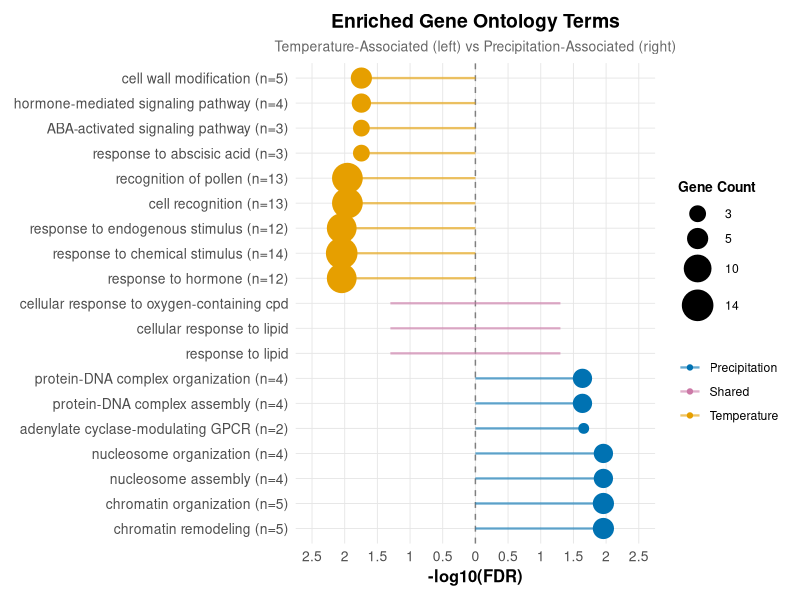
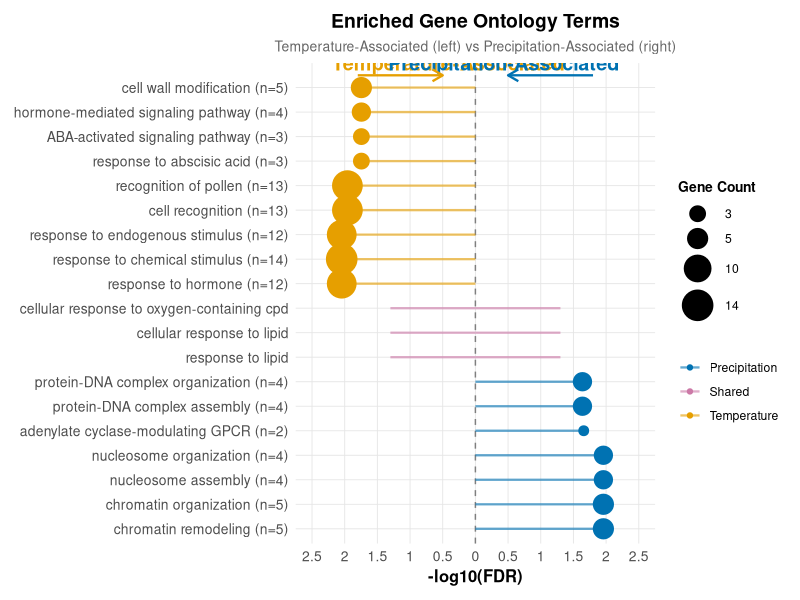
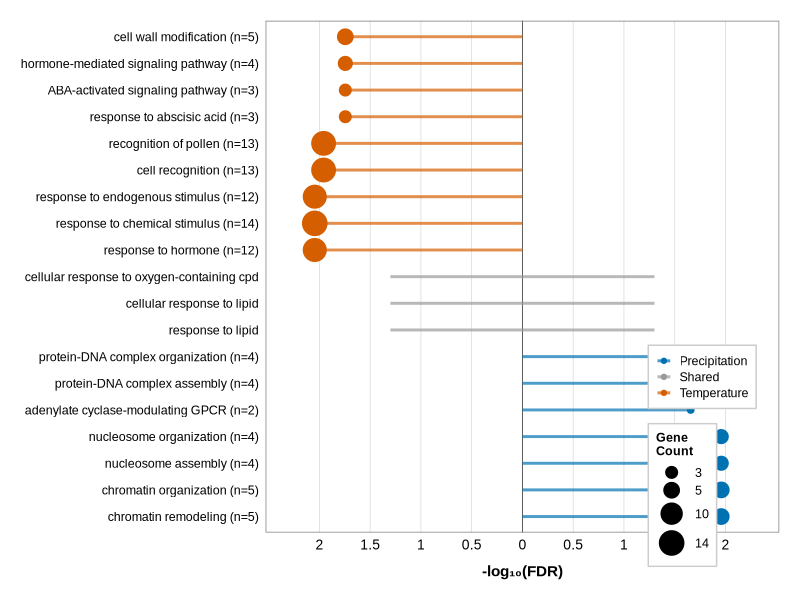

The R script that drew these images, in order:
## ---- chunk 1
knitr::opts_chunk$set(echo = TRUE, warning = FALSE, message = FALSE, 
                      fig.width = 10, fig.height = 8, dpi = 300)
## ---- chunk 2
library(tidyverse)
library(ggplot2)
library(scales)  # for pretty axis labels

# Set theme for publication-quality plots
theme_set(theme_minimal(base_size = 12))
## ---- chunk 3
# Create the GO enrichment data
# Based on your manuscript text

go_data <- tribble(
  ~GO_term,                                          ~category,        ~gene_count, ~total_genes, ~FDR,
  # Temperature-associated terms
  "response to hormone",                             "Temperature",    12,          439,          0.009,
  "response to chemical stimulus",                   "Temperature",    14,          557,          0.009,
  "response to endogenous stimulus",                 "Temperature",    12,          439,          0.009,
  "cell recognition",                                "Temperature",    13,          562,          0.011,
  "response to abscisic acid",                       "Temperature",    3,           42,           0.018,
  "abscisic acid-activated signaling pathway",       "Temperature",    3,           42,           0.018,
  "hormone-mediated signaling pathway",              "Temperature",    4,           84,           0.018,
  "cell wall modification",                          "Temperature",    5,           118,          0.018,
  "recognition of pollen",                           "Temperature",    13,          562,          0.011,
  
  # Precipitation-associated terms
  "chromatin remodeling",                            "Precipitation",  5,           97,           0.011,
  "chromatin organization",                          "Precipitation",  5,           106,          0.011,
  "nucleosome assembly",                             "Precipitation",  4,           67,           0.011,
  "nucleosome organization",                         "Precipitation",  4,           67,           0.011,
  "protein-DNA complex assembly",                    "Precipitation",  4,           104,          0.023,
  "protein-DNA complex organization",                "Precipitation",  4,           104,          0.023,
  "adenylate cyclase-modulating GPCR signaling",     "Precipitation",  2,           11,           0.022,
  
  # Shared terms - add to both categories
  "response to lipid",                               "Temperature",    NA,          NA,           0.05,  # adjust FDR
  "response to lipid",                               "Precipitation",  NA,          NA,           0.05,
  "cellular response to lipid",                      "Temperature",    NA,          NA,           0.05,
  "cellular response to lipid",                      "Precipitation",  NA,          NA,           0.05,
  "cellular response to oxygen-containing compound", "Temperature",    NA,          NA,           0.05,
  "cellular response to oxygen-containing compound", "Precipitation",  NA,          NA,           0.05
) %>%
  mutate(
    log10FDR = -log10(FDR),
    # Calculate gene ratio (enrichment)
    gene_ratio = gene_count / total_genes,
    # Mark shared terms
    is_shared = GO_term %in% c("response to lipid", 
                                "cellular response to lipid",
                                "cellular response to oxygen-containing compound")
  )

# Check data
print(go_data)
## ---- chunk 4
# Prepare data for diverging plot
plot_data <- go_data %>%
  mutate(
    # Make temperature terms negative for left side
    x_position = ifelse(category == "Temperature", -log10FDR, log10FDR),
    # Create nicer category labels
    plot_category = case_when(
      is_shared ~ "Shared",
      category == "Temperature" ~ "Temperature",
      category == "Precipitation" ~ "Precipitation"
    ),
    # Shorten long GO terms for better display
    GO_term_short = case_when(
      GO_term == "cellular response to oxygen-containing compound" ~ 
        "cellular response to oxygen-containing cpd",
      GO_term == "adenylate cyclase-modulating GPCR signaling" ~ 
        "adenylate cyclase-modulating GPCR",
      GO_term == "abscisic acid-activated signaling pathway" ~ 
        "ABA-activated signaling pathway",
      TRUE ~ GO_term
    ),
    # Add gene counts to labels
    label = ifelse(!is.na(gene_count), 
                   paste0(GO_term_short, " (n=", gene_count, ")"),
                   GO_term_short)
  ) %>%
  # Sort by significance within each category
  arrange(category, desc(abs(log10FDR))) %>%
  # Create ordered factor for y-axis
  mutate(label = factor(label, levels = unique(label)))

# Create the plot
p <- ggplot(plot_data, aes(x = x_position, y = label)) +
  # Add vertical line at x=0
  geom_vline(xintercept = 0, linetype = "dashed", color = "gray50", size = 0.5) +
  
  # Add line segments (lollipop sticks)
  geom_segment(aes(x = x_position, xend = 0, y = label, yend = label, color = plot_category),
               size = 0.8, alpha = 0.6) +
  
  # Add points (lollipop heads)
  geom_point(aes(size = gene_count, color = plot_category, alpha = plot_category)) +
  
  # Color scheme
  scale_color_manual(
    values = c("Temperature" = "#E69F00",  # orange
               "Precipitation" = "#0072B2",  # blue
               "Shared" = "#CC79A7"),  # purple/pink for shared
    name = NULL
  ) +
  
  # Alpha to make shared terms more subtle
  scale_alpha_manual(
    values = c("Temperature" = 1, "Precipitation" = 1, "Shared" = 0.6),
    guide = "none"
  ) +
  
  # Size scale for gene counts
  scale_size_continuous(
    range = c(3, 10),
    breaks = c(3, 5, 10, 14),
    name = "Gene Count"
  ) +
  
  # Axis labels
  labs(
    x = "-log10(FDR)",
    y = NULL,
    title = "Enriched Gene Ontology Terms",
    subtitle = "Temperature-Associated (left) vs Precipitation-Associated (right)"
  ) +
  
  # Customize x-axis to show absolute values
  scale_x_continuous(
    breaks = seq(-2.5, 2.5, 0.5),
    labels = abs(seq(-2.5, 2.5, 0.5)),
    limits = c(-2.5, 2.5)
  ) +
  
  # Theme adjustments
  theme_minimal(base_size = 11) +
  theme(
    panel.grid.major.y = element_line(color = "gray90", size = 0.3),
    panel.grid.minor = element_blank(),
    panel.grid.major.x = element_line(color = "gray90", size = 0.3),
    axis.text.y = element_text(hjust = 1, size = 10),
    axis.text.x = element_text(size = 10),
    axis.title.x = element_text(size = 12, face = "bold"),
    legend.position = "right",
    legend.title = element_text(size = 10, face = "bold"),
    plot.title = element_text(size = 14, face = "bold", hjust = 0.5),
    plot.subtitle = element_text(size = 10, hjust = 0.5, color = "gray40"),
    plot.margin = margin(10, 10, 10, 10)
  )

# Display plot
print(p)
## ---- chunk 5
# Version with side labels
p2 <- p +
  # Add text annotations for Temperature and Precipitation
  annotate("text", x = -2.2, y = max(as.numeric(plot_data$label)) + 1, 
           label = "Temperature-Associated", 
           color = "#E69F00", size = 5, fontface = "bold", hjust = 0) +
  annotate("text", x = 2.2, y = max(as.numeric(plot_data$label)) + 1, 
           label = "Precipitation-Associated", 
           color = "#0072B2", size = 5, fontface = "bold", hjust = 1) +
  
  # Add arrows
  annotate("segment", x = -1.8, xend = -0.5, 
           y = max(as.numeric(plot_data$label)) + 0.5, 
           yend = max(as.numeric(plot_data$label)) + 0.5,
           arrow = arrow(length = unit(0.3, "cm")), 
           color = "#E69F00", size = 0.8) +
  annotate("segment", x = 1.8, xend = 0.5, 
           y = max(as.numeric(plot_data$label)) + 0.5, 
           yend = max(as.numeric(plot_data$label)) + 0.5,
           arrow = arrow(length = unit(0.3, "cm")), 
           color = "#0072B2", size = 0.8)

print(p2)
## ---- chunk 6
# Most polished version
p3 <- ggplot(plot_data, aes(x = x_position, y = label)) +
  geom_vline(xintercept = 0, linetype = "solid", color = "gray30", size = 0.3) +
  
  geom_segment(aes(x = x_position, xend = 0, y = label, yend = label, color = plot_category),
               size = 1, alpha = 0.7) +
  
  geom_point(aes(size = gene_count, color = plot_category, alpha = plot_category),
             shape = 19) +
  
  scale_color_manual(
    values = c("Temperature" = "#D55E00",  # red-orange
               "Precipitation" = "#0072B2",  # blue
               "Shared" = "#999999"),  # gray for shared
    name = NULL
  ) +
  
  scale_alpha_manual(
    values = c("Temperature" = 1, "Precipitation" = 1, "Shared" = 0.5),
    guide = "none"
  ) +
  
  scale_size_continuous(
    range = c(2, 8),
    breaks = c(3, 5, 10, 14),
    name = "Gene\nCount"
  ) +
  
  scale_x_continuous(
    breaks = seq(-2, 2, 0.5),
    labels = abs(seq(-2, 2, 0.5)),
    limits = c(-2.3, 2.3)
  ) +
  
  labs(
    x = "-log₁₀(FDR)",
    y = NULL
  ) +
  
  theme_minimal(base_size = 11, base_family = "Arial") +
  theme(
    panel.grid.major.y = element_blank(),
    panel.grid.minor = element_blank(),
    panel.grid.major.x = element_line(color = "gray85", size = 0.25),
    axis.text.y = element_text(size = 9, color = "black"),
    axis.text.x = element_text(size = 10, color = "black"),
    axis.title.x = element_text(size = 11, face = "bold", margin = margin(t = 10)),
    legend.position = c(0.85, 0.15),
    legend.background = element_rect(fill = "white", color = "gray80", size = 0.5),
    legend.key.size = unit(0.8, "lines"),
    legend.text = element_text(size = 9),
    legend.title = element_text(size = 9, face = "bold"),
    plot.margin = margin(15, 15, 15, 15),
    panel.border = element_rect(color = "gray50", fill = NA, size = 0.5)
  )

print(p3)
## ---- chunk 7
# Calculate summary stats for text
summary_stats <- plot_data %>%
  distinct(GO_term, .keep_all = TRUE) %>%
  group_by(plot_category) %>%
  summarise(
    n_terms = n(),
    mean_FDR = mean(FDR, na.rm = TRUE),
    mean_genes = mean(gene_count, na.rm = TRUE)
  )

print("Summary by Category:")
print(summary_stats)

# Shared terms
shared_terms <- plot_data %>%
  filter(is_shared) %>%
  distinct(GO_term) %>%
  pull(GO_term)

print(paste("Number of shared terms:", length(shared_terms)))
print("Shared terms:")
print(shared_terms)
## ---- chunk 8
sessionInfo()
